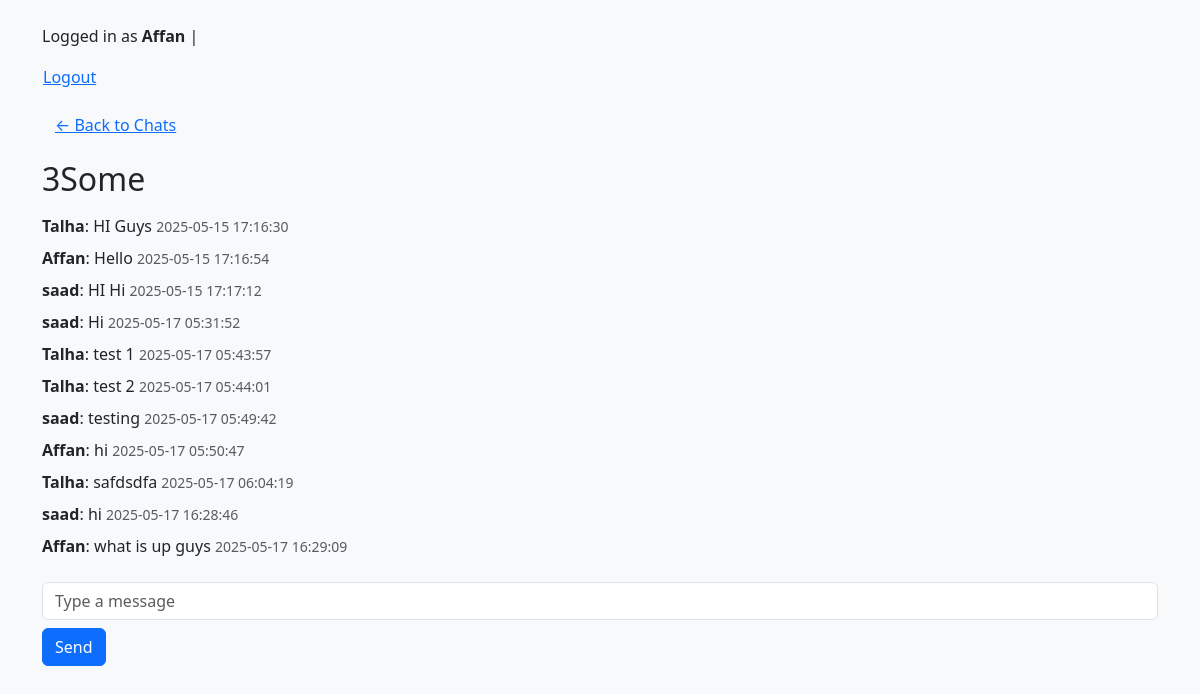
Screenshot of /chat/7/ (signed in) with the database file from the repository.
### chat/models.py (models this page shows, shortened)
class Chat(models.Model):
    name = models.CharField(max_length=255, blank=True, null=True)
    is_group = models.BooleanField(default=False)
    participants = models.ManyToManyField(User, related_name='chats')
    created_at = models.DateTimeField(auto_now_add=True)

class Message(models.Model):
    chat = models.ForeignKey(Chat, related_name='messages', on_delete=models.CASCADE)
    sender = models.ForeignKey(User, on_delete=models.CASCADE)
    content = models.TextField()
    timestamp = models.DateTimeField(auto_now_add=True)
    read_by = models.ManyToManyField(User, related_name='read_messages', blank=True)  # ✅ NEW

### chat/views.py (the view)
# urls.py: path('<int:chat_id>/', views.chat_detail, name='chat_detail'),
@login_required
def chat_detail(request, chat_id):
    chat = get_object_or_404(Chat, id=chat_id)
    messages = chat.messages.select_related('sender').all()
    with transaction.atomic():
        for message in messages:
            if request.user != message.sender and request.user not in message.read_by.all():
                message.read_by.add(request.user)
    other_user = None
    if not chat.is_group:
        other_user = chat.participants.exclude(id=request.user.id).first()
    context = {
        'chat': chat,
        'messages': messages,
        'other_user': other_user,
    }
    return render(request, 'chat/chat_detail.html', context)

### templates/chat/chat_detail.html (shortened to what this page needs)
{% extends 'base.html' %}
{% block content %}
<a href="{% url 'chat_index' %}" class="btn btn-link mb-3">&larr; Back to Chats</a>
<h2 class="mb-3">
  {% if chat.is_group %}{{ chat.name }}{% else %}{{ other_user.username }}{% endif %}
</h2>
<div class="messages mb-3" style="max-height:400px;overflow-y:auto;">
  {% for message in messages %}
    <div class="mb-2">
      <strong>{{ message.sender.username }}</strong>:
      {{ message.content }}
      <small class="text-muted">{{ message.timestamp|date:"Y-m-d H:i:s" }}</small>
    </div>
  {% empty %}
    <p>No messages yet.</p>
  {% endfor %}
</div>
<form method="post" autocomplete="off" action="{% url 'send_message' chat.id %}">
  <input type="text" name="content" class="form-control" placeholder="Type a message" required>
  <button type="submit" class="btn btn-primary mt-2">Send</button>
</form>
{% endblock %}

### templates/base.html (shortened to what this page needs)
<!DOCTYPE html>
<html lang="en">
<head>
    <link href="https://cdn.jsdelivr.net/npm/bootstrap@5.3.2/dist/css/bootstrap.min.css" rel="stylesheet">
</head>
<body>
<div class="container mt-4">
    {% if user.is_authenticated %}
        <p class="mb-3">
            Logged in as <strong>{{ user.username }}</strong> |
            <form method="post" action="{% url 'logout' %}" style="display:inline;">
                <button type="submit" class="btn btn-link p-0 m-0 align-baseline">Logout</button>
            </form>
        </p>
    {% else %}
        <p class="mb-3">
            <a href="{% url 'login' %}" class="btn btn-outline-primary btn-sm me-2">Login</a>
            <a href="{% url 'signup' %}" class="btn btn-primary btn-sm">Sign Up</a>
        </p>
    {% endif %}
    {% block content %}{% endblock %}
</div>
</body>
</html>

### templates/base.html (style rules this page uses)
body { background-color: #f8f9fa; }

### rows the page displays
Chat: name "3Some"
Message: sender.username "Talha", content "HI Guys", timestamp "2025-05-15 17:16:30"
Message: sender.username "Affan", content "Hello", timestamp "2025-05-15 17:16:54"
Message: sender.username "saad", content "HI Hi", timestamp "2025-05-15 17:17:12"
Message: sender.username "saad", content "Hi", timestamp "2025-05-17 05:31:52"
Message: sender.username "Talha", content "test 1", timestamp "2025-05-17 05:43:57"
Message: sender.username "Talha", content "test 2", timestamp "2025-05-17 05:44:01"
Message: sender.username "saad", content "testing", timestamp "2025-05-17 05:49:42"
Message: sender.username "Affan", content "hi", timestamp "2025-05-17 05:50:47"
Message: sender.username "Talha", content "safdsdfa", timestamp "2025-05-17 06:04:19"
Message: sender.username "saad", content "hi", timestamp "2025-05-17 16:28:46"
Message: sender.username "Affan", content "what is up guys", timestamp "2025-05-17 16:29:09"

### other values shown
{{ user.username }} "Affan"
